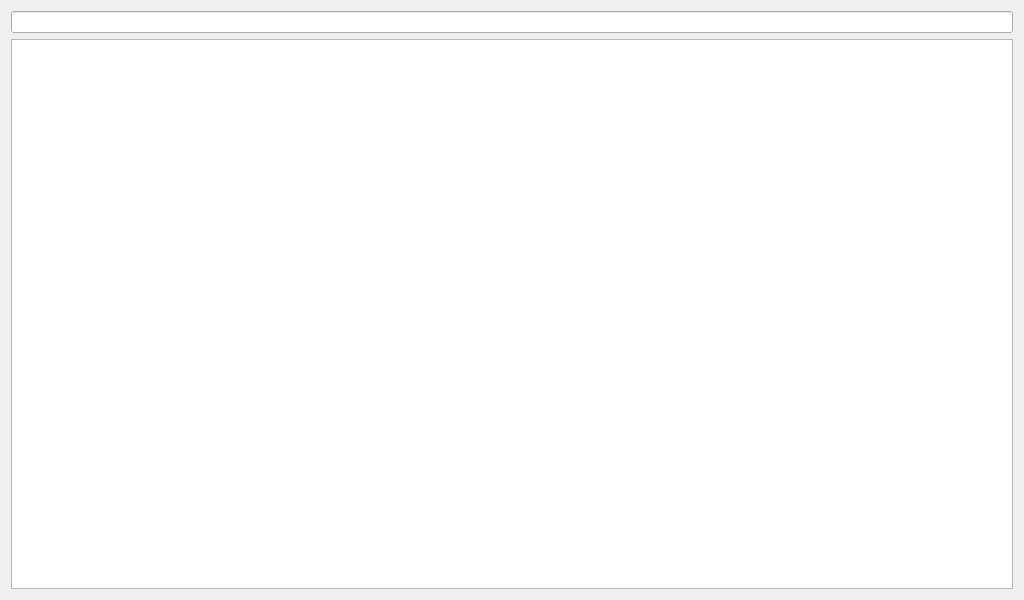
<?xml version="1.0" encoding="UTF-8"?>
<ui version="4.0">
 <class>AnyRegAppClass</class>
 <widget class="QMainWindow" name="AnyRegAppClass">
  <property name="geometry">
   <rect>
    <x>0</x>
    <y>0</y>
    <width>1024</width>
    <height>600</height>
   </rect>
  </property>
  <property name="minimumSize">
   <size>
    <width>400</width>
    <height>200</height>
   </size>
  </property>
  <property name="windowTitle">
   <string>AnyRegApp</string>
  </property>
  <widget class="QWidget" name="centralWidget">
   <layout class="QVBoxLayout" name="verticalLayout">
    <item>
     <widget class="QLineEdit" name="searchBox"/>
    </item>
    <item>
     <widget class="RegistryTableView" name="resultList">
      <property name="alternatingRowColors">
       <bool>true</bool>
      </property>
      <property name="selectionMode">
       <enum>QAbstractItemView::SelectionMode::ExtendedSelection</enum>
      </property>
      <property name="selectionBehavior">
       <enum>QAbstractItemView::SelectionBehavior::SelectItems</enum>
      </property>
      <property name="verticalScrollMode">
       <enum>QAbstractItemView::ScrollMode::ScrollPerItem</enum>
      </property>
      <property name="showGrid">
       <bool>false</bool>
      </property>
      <property name="gridStyle">
       <enum>Qt::PenStyle::NoPen</enum>
      </property>
      <property name="sortingEnabled">
       <bool>true</bool>
      </property>
      <property name="wordWrap">
       <bool>false</bool>
      </property>
      <attribute name="horizontalHeaderDefaultSectionSize">
       <number>300</number>
      </attribute>
      <attribute name="horizontalHeaderStretchLastSection">
       <bool>true</bool>
      </attribute>
      <attribute name="verticalHeaderVisible">
       <bool>false</bool>
      </attribute>
     </widget>
    </item>
   </layout>
  </widget>
 </widget>
 <layoutdefault spacing="6" margin="11"/>
 <customwidgets>
  <customwidget>
   <class>RegistryTableView</class>
   <extends>QTableView</extends>
   <header>RegistryTableView.hpp</header>
  </customwidget>
 </customwidgets>
 <resources>
  <include location="AnyRegApp.qrc"/>
 </resources>
 <connections/>
</ui>
